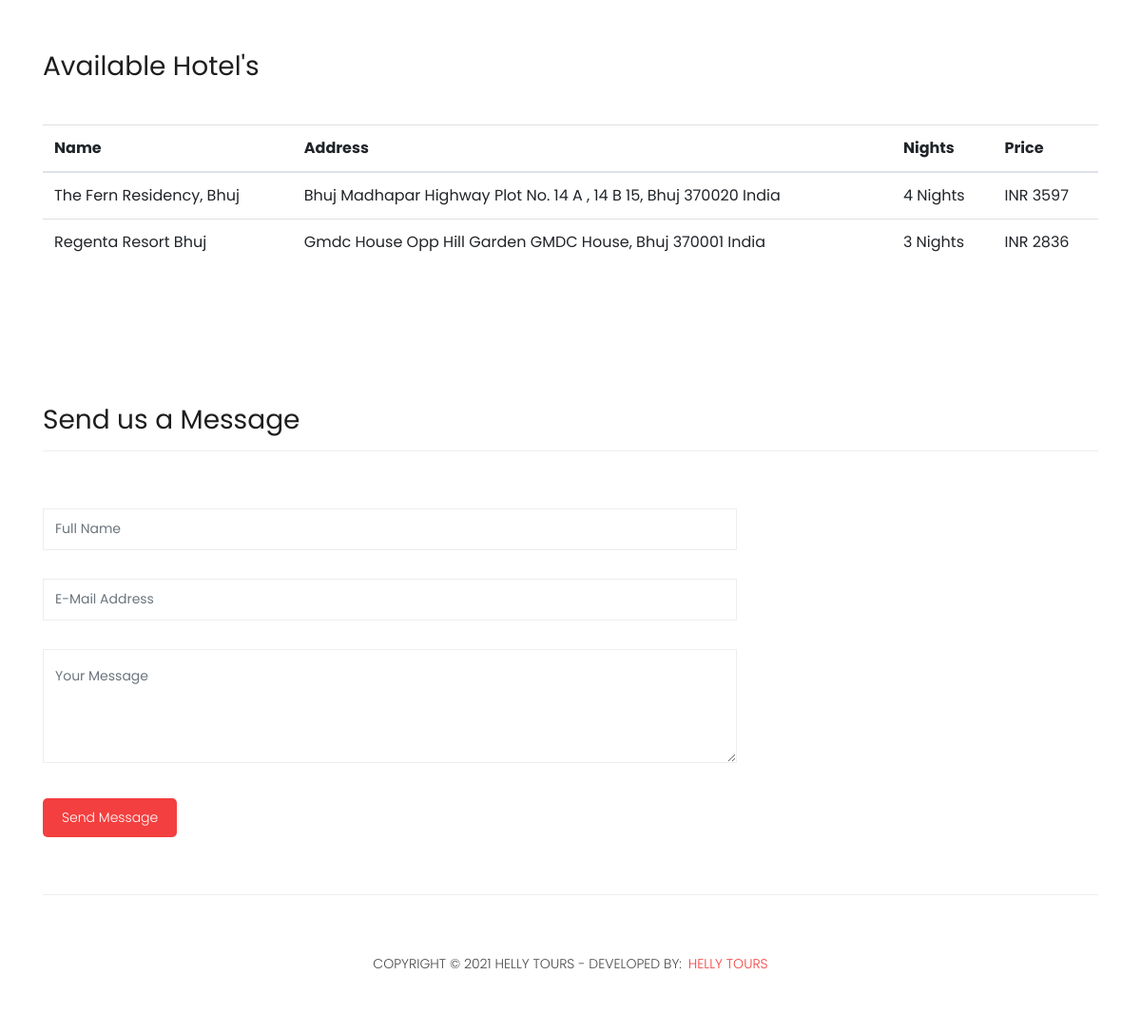
/package-details.php?eid=5 (lower part), run on an earlier commit of the app's database.
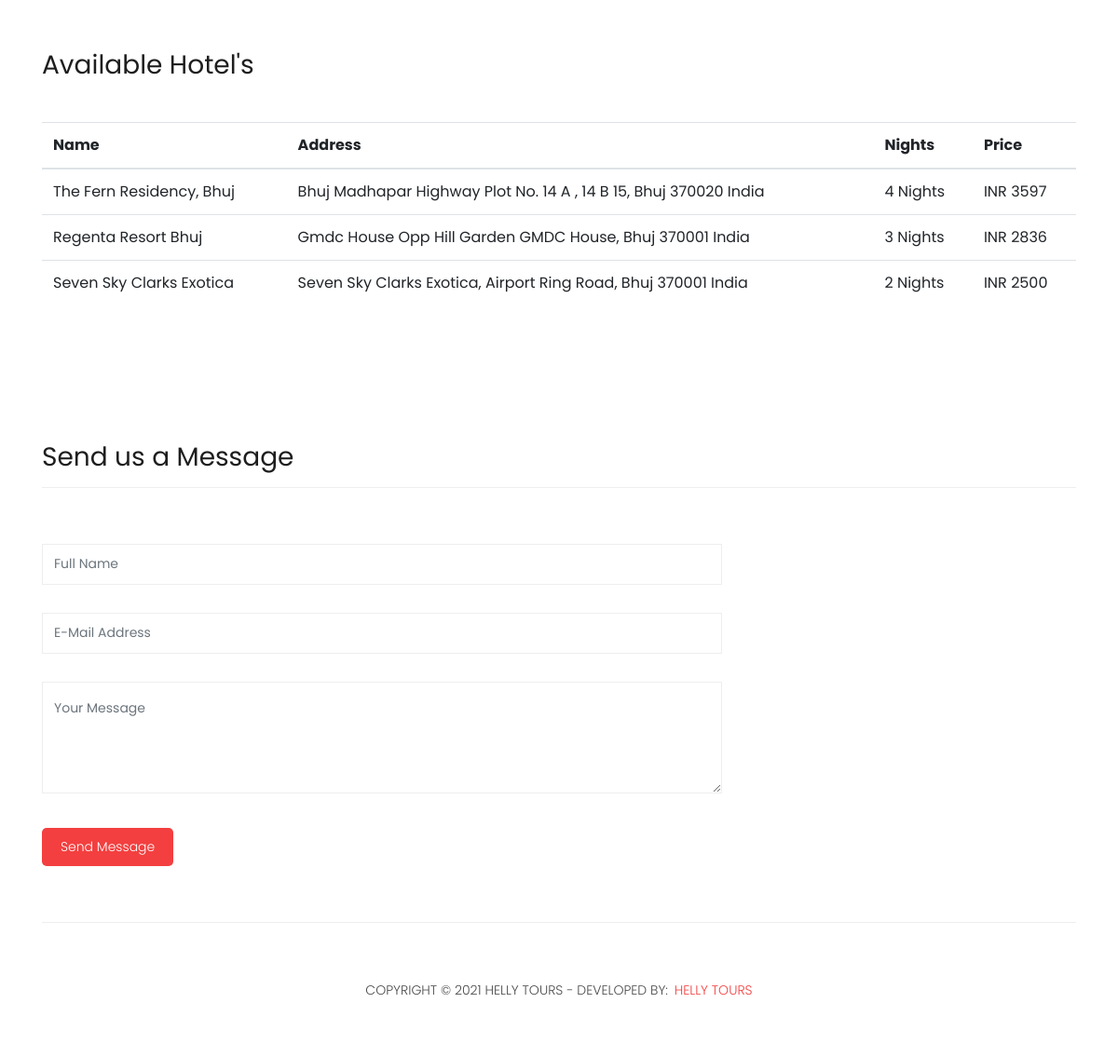
And on a later commit of the database.
### tables this page shows
CREATE TABLE `hotel_master` (
  `hotel_id` int(11) NOT NULL,
  `package_id` int(11) NOT NULL,
  `hotel_name` varchar(50) NOT NULL,
  `hotel_address` text NOT NULL,
  `hotel_night` int(11) NOT NULL,
  `hotel_price` int(11) NOT NULL,
  `hotel_img` varchar(150) NOT NULL,
  `hotel_available` int(1) NOT NULL
);

### package-details.php (the view, shortened to what this page needs)
<?php
    require './class/atclass.php';
    $eid=$_GET["eid"];
    $q1=mysqli_query($connection, "select * from hotel_master where package_id='{$eid}'") or die("Error". mysqli_error($connection));
?>
<!DOCTYPE html>
<html lang="en">
  <head>
    <link href="vendor/bootstrap/css/bootstrap.min.css" rel="stylesheet">
    <link rel="stylesheet" href="assets/css/fontawesome.css">
    <link rel="stylesheet" href="assets/css/style.css">
    <link rel="stylesheet" href="assets/css/owl.css">
  </head>
  <body>
    <div class="products">
      <div class="container">
        <div class="row">
          <div class="col-md-6">
            <br>
          </div>
          <div class="col-md-6">
               <br/>
              <br>
          </div>
        </div>
      </div>
    </div>
    <div class="section">
      <div class="container">
        <div class="section-heading" style="border: 0">
          <h2>Available Hotel's</h2>
        </div>
        <div class="table-responsive">
          <table width="100%" border="0" cellspacing="0" cellpadding="0" class="table">
               <thead>
                    <tr>
                         <th>Name</th>
                         <th>Address</th>
                         <th>Nights</th>
                         <th>Price</th>
                    </tr>
               </thead>
               <tbody>
                    <?php
                          while ($row1 = mysqli_fetch_array($q1)) {
                  ?>
                    <tr>
                         <td><?php echo $row1['hotel_name']; ?></td>
                         <td><?php echo $row1['hotel_address']; ?></td>
                         <td><?php echo $row1['hotel_night']; ?> Nights</td>
                         <td>INR <?php echo $row1['hotel_price'];  ?></td>
                    </tr>
                          <?php } ?>
               </tbody>
          </table>
        </div>
      </div>
    </div>
    <div class="send-message">
      <div class="container">
        <div class="row">
          <div class="col-md-12">
            <div class="section-heading">
              <h2>Send us a Message</h2>
            </div>
          </div>
          <div class="col-md-8">
            <div class="contact-form">
              <form id="contact" action="" method="post">
                <div class="row">
                  <div class="col-lg-12 col-md-12 col-sm-12">
                    <fieldset>
                        <input type="text" class="form-control" id="name" name="fname" placeholder="Full Name" required="">
                    </fieldset>
                  </div>
                  <div class="col-lg-12 col-md-12 col-sm-12">
                    <fieldset>
                        <input type="text" class="form-control" id="email" name="mail" placeholder="E-Mail Address" required="">
                    </fieldset>
                  </div>
                  <div class="col-lg-12">
                    <fieldset>
                        <textarea  rows="6" class="form-control" id="message" name="mess" placeholder="Your Message" required=""></textarea>
                    </fieldset>
                  </div>
                  <div class="col-lg-12">
                    <fieldset>
                        <button type="submit" id="form-submit" class="filled-button" name="submit">Send Message</button>
                    </fieldset>
                  </div>
                </div>
              </form>
            </div>
          </div>
        </div>
      </div>
    </div>
    <?php
              include './themepart/footer.php';
    ?>
  </body>
</html>

What changed in the data, as far as the page shows it:
now on this page (row edited): hotel_master: hotel_name "Seven Sky Clarks Exotica", hotel_address "Seven Sky Clarks Exotica, Airport Ring Road, Bhuj 370001 India", hotel_night "2", hotel_price "2500"
